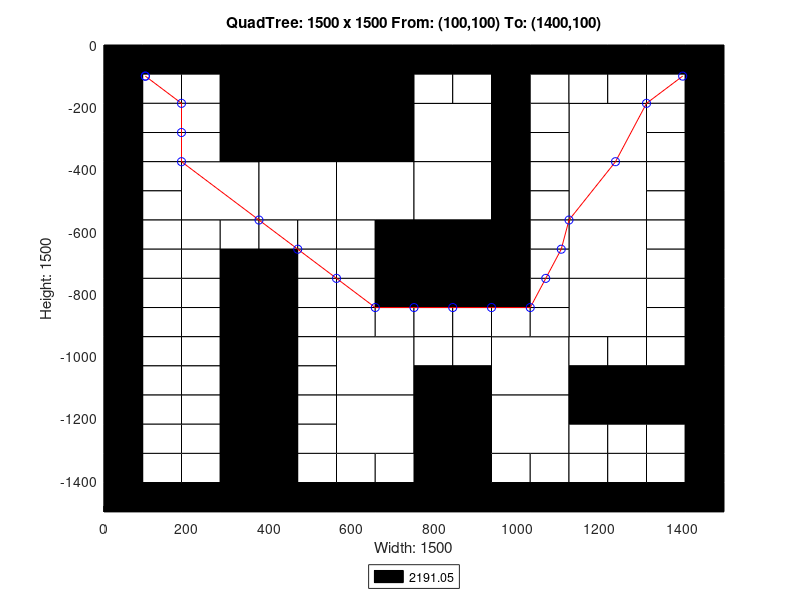

Source code (MATLAB):
axis([0 1500 -1500 0]);
title('QuadTree: 1500 x 1500 From: (100,100) To: (1400,100)');
xlabel('Width: 1500');
ylabel('Height: 1500');
rectangle('Position',[375 -375 375 375], 'FaceColor',[0 0 0]);
rectangle('Position',[187.5 -562.5 187.5 187.5], 'FaceColor',[1 1 1]);
rectangle('Position',[375 -562.5 187.5 187.5], 'FaceColor',[1 1 1]);
rectangle('Position',[562.5 -562.5 187.5 187.5], 'FaceColor',[1 1 1]);
rectangle('Position',[750 -375 187.5 187.5], 'FaceColor',[1 1 1]);
rectangle('Position',[1125 -375 187.5 187.5], 'FaceColor',[1 1 1]);
rectangle('Position',[750 -562.5 187.5 187.5], 'FaceColor',[1 1 1]);
rectangle('Position',[750 -750 187.5 187.5], 'FaceColor',[0 0 0]);
rectangle('Position',[1125 -562.5 187.5 187.5], 'FaceColor',[1 1 1]);
rectangle('Position',[1125 -750 187.5 187.5], 'FaceColor',[1 1 1]);
rectangle('Position',[562.5 -1125 187.5 187.5], 'FaceColor',[1 1 1]);
rectangle('Position',[562.5 -1312.5 187.5 187.5], 'FaceColor',[1 1 1]);
rectangle('Position',[937.5 -1125 187.5 187.5], 'FaceColor',[1 1 1]);
rectangle('Position',[1125 -937.5 187.5 187.5], 'FaceColor',[1 1 1]);
rectangle('Position',[750 -1312.5 187.5 187.5], 'FaceColor',[0 0 0]);
rectangle('Position',[937.5 -1312.5 187.5 187.5], 'FaceColor',[1 1 1]);
rectangle('Position',[750 -1500 187.5 187.5], 'FaceColor',[0 0 0]);
rectangle('Position',[0 -93.75 93.75 93.75], 'FaceColor',[0 0 0]);
rectangle('Position',[93.75 -93.75 93.75 93.75], 'FaceColor',[0 0 0]);
rectangle('Position',[0 -187.5 93.75 93.75], 'FaceColor',[0 0 0]);
rectangle('Position',[93.75 -187.5 93.75 93.75], 'FaceColor',[1 1 1]);
rectangle('Position',[187.5 -93.75 93.75 93.75], 'FaceColor',[0 0 0]);
rectangle('Position',[281.25 -93.75 93.75 93.75], 'FaceColor',[0 0 0]);
rectangle('Position',[187.5 -187.5 93.75 93.75], 'FaceColor',[1 1 1]);
rectangle('Position',[281.25 -187.5 93.75 93.75], 'FaceColor',[0 0 0]);
rectangle('Position',[0 -281.25 93.75 93.75], 'FaceColor',[0 0 0]);
rectangle('Position',[93.75 -281.25 93.75 93.75], 'FaceColor',[1 1 1]);
rectangle('Position',[0 -375 93.75 93.75], 'FaceColor',[0 0 0]);
rectangle('Position',[93.75 -375 93.75 93.75], 'FaceColor',[1 1 1]);
rectangle('Position',[187.5 -281.25 93.75 93.75], 'FaceColor',[1 1 1]);
rectangle('Position',[281.25 -281.25 93.75 93.75], 'FaceColor',[0 0 0]);
rectangle('Position',[187.5 -375 93.75 93.75], 'FaceColor',[1 1 1]);
rectangle('Position',[281.25 -375 93.75 93.75], 'FaceColor',[0 0 0]);
rectangle('Position',[0 -468.75 93.75 93.75], 'FaceColor',[0 0 0]);
rectangle('Position',[93.75 -468.75 93.75 93.75], 'FaceColor',[1 1 1]);
rectangle('Position',[0 -562.5 93.75 93.75], 'FaceColor',[0 0 0]);
rectangle('Position',[93.75 -562.5 93.75 93.75], 'FaceColor',[1 1 1]);
rectangle('Position',[0 -656.25 93.75 93.75], 'FaceColor',[0 0 0]);
rectangle('Position',[93.75 -656.25 93.75 93.75], 'FaceColor',[1 1 1]);
rectangle('Position',[0 -750 93.75 93.75], 'FaceColor',[0 0 0]);
rectangle('Position',[93.75 -750 93.75 93.75], 'FaceColor',[1 1 1]);
rectangle('Position',[187.5 -656.25 93.75 93.75], 'FaceColor',[1 1 1]);
rectangle('Position',[281.25 -656.25 93.75 93.75], 'FaceColor',[1 1 1]);
rectangle('Position',[187.5 -750 93.75 93.75], 'FaceColor',[1 1 1]);
rectangle('Position',[281.25 -750 93.75 93.75], 'FaceColor',[0 0 0]);
rectangle('Position',[375 -656.25 93.75 93.75], 'FaceColor',[1 1 1]);
rectangle('Position',[468.75 -656.25 93.75 93.75], 'FaceColor',[1 1 1]);
rectangle('Position',[375 -750 93.75 93.75], 'FaceColor',[0 0 0]);
rectangle('Position',[468.75 -750 93.75 93.75], 'FaceColor',[1 1 1]);
rectangle('Position',[562.5 -656.25 93.75 93.75], 'FaceColor',[1 1 1]);
rectangle('Position',[656.25 -656.25 93.75 93.75], 'FaceColor',[0 0 0]);
rectangle('Position',[562.5 -750 93.75 93.75], 'FaceColor',[1 1 1]);
rectangle('Position',[656.25 -750 93.75 93.75], 'FaceColor',[0 0 0]);
rectangle('Position',[750 -93.75 93.75 93.75], 'FaceColor',[0 0 0]);
rectangle('Position',[843.75 -93.75 93.75 93.75], 'FaceColor',[0 0 0]);
rectangle('Position',[750 -187.5 93.75 93.75], 'FaceColor',[1 1 1]);
rectangle('Position',[843.75 -187.5 93.75 93.75], 'FaceColor',[1 1 1]);
rectangle('Position',[937.5 -93.75 93.75 93.75], 'FaceColor',[0 0 0]);
rectangle('Position',[1031.25 -93.75 93.75 93.75], 'FaceColor',[0 0 0]);
rectangle('Position',[937.5 -187.5 93.75 93.75], 'FaceColor',[0 0 0]);
rectangle('Position',[1031.25 -187.5 93.75 93.75], 'FaceColor',[1 1 1]);
rectangle('Position',[937.5 -281.25 93.75 93.75], 'FaceColor',[0 0 0]);
rectangle('Position',[1031.25 -281.25 93.75 93.75], 'FaceColor',[1 1 1]);
rectangle('Position',[937.5 -375 93.75 93.75], 'FaceColor',[0 0 0]);
rectangle('Position',[1031.25 -375 93.75 93.75], 'FaceColor',[1 1 1]);
rectangle('Position',[1125 -93.75 93.75 93.75], 'FaceColor',[0 0 0]);
rectangle('Position',[1218.75 -93.75 93.75 93.75], 'FaceColor',[0 0 0]);
rectangle('Position',[1125 -187.5 93.75 93.75], 'FaceColor',[1 1 1]);
rectangle('Position',[1218.75 -187.5 93.75 93.75], 'FaceColor',[1 1 1]);
rectangle('Position',[1312.5 -93.75 93.75 93.75], 'FaceColor',[0 0 0]);
rectangle('Position',[1406.25 -93.75 93.75 93.75], 'FaceColor',[0 0 0]);
rectangle('Position',[1312.5 -187.5 93.75 93.75], 'FaceColor',[1 1 1]);
rectangle('Position',[1406.25 -187.5 93.75 93.75], 'FaceColor',[0 0 0]);
rectangle('Position',[1312.5 -281.25 93.75 93.75], 'FaceColor',[1 1 1]);
rectangle('Position',[1406.25 -281.25 93.75 93.75], 'FaceColor',[0 0 0]);
rectangle('Position',[1312.5 -375 93.75 93.75], 'FaceColor',[1 1 1]);
rectangle('Position',[1406.25 -375 93.75 93.75], 'FaceColor',[0 0 0]);
rectangle('Position',[937.5 -468.75 93.75 93.75], 'FaceColor',[0 0 0]);
rectangle('Position',[1031.25 -468.75 93.75 93.75], 'FaceColor',[1 1 1]);
rectangle('Position',[937.5 -562.5 93.75 93.75], 'FaceColor',[0 0 0]);
rectangle('Position',[1031.25 -562.5 93.75 93.75], 'FaceColor',[1 1 1]);
rectangle('Position',[937.5 -656.25 93.75 93.75], 'FaceColor',[0 0 0]);
rectangle('Position',[1031.25 -656.25 93.75 93.75], 'FaceColor',[1 1 1]);
rectangle('Position',[937.5 -750 93.75 93.75], 'FaceColor',[0 0 0]);
rectangle('Position',[1031.25 -750 93.75 93.75], 'FaceColor',[1 1 1]);
rectangle('Position',[1312.5 -468.75 93.75 93.75], 'FaceColor',[1 1 1]);
rectangle('Position',[1406.25 -468.75 93.75 93.75], 'FaceColor',[0 0 0]);
rectangle('Position',[1312.5 -562.5 93.75 93.75], 'FaceColor',[1 1 1]);
rectangle('Position',[1406.25 -562.5 93.75 93.75], 'FaceColor',[0 0 0]);
rectangle('Position',[1312.5 -656.25 93.75 93.75], 'FaceColor',[1 1 1]);
rectangle('Position',[1406.25 -656.25 93.75 93.75], 'FaceColor',[0 0 0]);
rectangle('Position',[1312.5 -750 93.75 93.75], 'FaceColor',[1 1 1]);
rectangle('Position',[1406.25 -750 93.75 93.75], 'FaceColor',[0 0 0]);
rectangle('Position',[0 -843.75 93.75 93.75], 'FaceColor',[0 0 0]);
rectangle('Position',[93.75 -843.75 93.75 93.75], 'FaceColor',[1 1 1]);
rectangle('Position',[0 -937.5 93.75 93.75], 'FaceColor',[0 0 0]);
rectangle('Position',[93.75 -937.5 93.75 93.75], 'FaceColor',[1 1 1]);
rectangle('Position',[187.5 -843.75 93.75 93.75], 'FaceColor',[1 1 1]);
rectangle('Position',[281.25 -843.75 93.75 93.75], 'FaceColor',[0 0 0]);
rectangle('Position',[187.5 -937.5 93.75 93.75], 'FaceColor',[1 1 1]);
rectangle('Position',[281.25 -937.5 93.75 93.75], 'FaceColor',[0 0 0]);
rectangle('Position',[0 -1031.25 93.75 93.75], 'FaceColor',[0 0 0]);
rectangle('Position',[93.75 -1031.25 93.75 93.75], 'FaceColor',[1 1 1]);
rectangle('Position',[0 -1125 93.75 93.75], 'FaceColor',[0 0 0]);
rectangle('Position',[93.75 -1125 93.75 93.75], 'FaceColor',[1 1 1]);
rectangle('Position',[187.5 -1031.25 93.75 93.75], 'FaceColor',[1 1 1]);
rectangle('Position',[281.25 -1031.25 93.75 93.75], 'FaceColor',[0 0 0]);
rectangle('Position',[187.5 -1125 93.75 93.75], 'FaceColor',[1 1 1]);
rectangle('Position',[281.25 -1125 93.75 93.75], 'FaceColor',[0 0 0]);
rectangle('Position',[375 -843.75 93.75 93.75], 'FaceColor',[0 0 0]);
rectangle('Position',[468.75 -843.75 93.75 93.75], 'FaceColor',[1 1 1]);
rectangle('Position',[375 -937.5 93.75 93.75], 'FaceColor',[0 0 0]);
rectangle('Position',[468.75 -937.5 93.75 93.75], 'FaceColor',[1 1 1]);
rectangle('Position',[562.5 -843.75 93.75 93.75], 'FaceColor',[1 1 1]);
rectangle('Position',[656.25 -843.75 93.75 93.75], 'FaceColor',[0 0 0]);
rectangle('Position',[562.5 -937.5 93.75 93.75], 'FaceColor',[1 1 1]);
rectangle('Position',[656.25 -937.5 93.75 93.75], 'FaceColor',[1 1 1]);
rectangle('Position',[375 -1031.25 93.75 93.75], 'FaceColor',[0 0 0]);
rectangle('Position',[468.75 -1031.25 93.75 93.75], 'FaceColor',[1 1 1]);
rectangle('Position',[375 -1125 93.75 93.75], 'FaceColor',[0 0 0]);
rectangle('Position',[468.75 -1125 93.75 93.75], 'FaceColor',[1 1 1]);
rectangle('Position',[0 -1218.75 93.75 93.75], 'FaceColor',[0 0 0]);
rectangle('Position',[93.75 -1218.75 93.75 93.75], 'FaceColor',[1 1 1]);
rectangle('Position',[0 -1312.5 93.75 93.75], 'FaceColor',[0 0 0]);
rectangle('Position',[93.75 -1312.5 93.75 93.75], 'FaceColor',[1 1 1]);
rectangle('Position',[187.5 -1218.75 93.75 93.75], 'FaceColor',[1 1 1]);
rectangle('Position',[281.25 -1218.75 93.75 93.75], 'FaceColor',[0 0 0]);
rectangle('Position',[187.5 -1312.5 93.75 93.75], 'FaceColor',[1 1 1]);
rectangle('Position',[281.25 -1312.5 93.75 93.75], 'FaceColor',[0 0 0]);
rectangle('Position',[0 -1406.25 93.75 93.75], 'FaceColor',[0 0 0]);
rectangle('Position',[93.75 -1406.25 93.75 93.75], 'FaceColor',[1 1 1]);
rectangle('Position',[0 -1500 93.75 93.75], 'FaceColor',[0 0 0]);
rectangle('Position',[93.75 -1500 93.75 93.75], 'FaceColor',[0 0 0]);
rectangle('Position',[187.5 -1406.25 93.75 93.75], 'FaceColor',[1 1 1]);
rectangle('Position',[281.25 -1406.25 93.75 93.75], 'FaceColor',[0 0 0]);
rectangle('Position',[187.5 -1500 93.75 93.75], 'FaceColor',[0 0 0]);
rectangle('Position',[281.25 -1500 93.75 93.75], 'FaceColor',[0 0 0]);
rectangle('Position',[375 -1218.75 93.75 93.75], 'FaceColor',[0 0 0]);
rectangle('Position',[468.75 -1218.75 93.75 93.75], 'FaceColor',[1 1 1]);
rectangle('Position',[375 -1312.5 93.75 93.75], 'FaceColor',[0 0 0]);
rectangle('Position',[468.75 -1312.5 93.75 93.75], 'FaceColor',[1 1 1]);
rectangle('Position',[375 -1406.25 93.75 93.75], 'FaceColor',[0 0 0]);
rectangle('Position',[468.75 -1406.25 93.75 93.75], 'FaceColor',[1 1 1]);
rectangle('Position',[375 -1500 93.75 93.75], 'FaceColor',[0 0 0]);
rectangle('Position',[468.75 -1500 93.75 93.75], 'FaceColor',[0 0 0]);
rectangle('Position',[562.5 -1406.25 93.75 93.75], 'FaceColor',[1 1 1]);
rectangle('Position',[656.25 -1406.25 93.75 93.75], 'FaceColor',[1 1 1]);
rectangle('Position',[562.5 -1500 93.75 93.75], 'FaceColor',[0 0 0]);
rectangle('Position',[656.25 -1500 93.75 93.75], 'FaceColor',[0 0 0]);
rectangle('Position',[750 -843.75 93.75 93.75], 'FaceColor',[0 0 0]);
rectangle('Position',[843.75 -843.75 93.75 93.75], 'FaceColor',[0 0 0]);
rectangle('Position',[750 -937.5 93.75 93.75], 'FaceColor',[1 1 1]);
rectangle('Position',[843.75 -937.5 93.75 93.75], 'FaceColor',[1 1 1]);
rectangle('Position',[937.5 -843.75 93.75 93.75], 'FaceColor',[0 0 0]);
rectangle('Position',[1031.25 -843.75 93.75 93.75], 'FaceColor',[1 1 1]);
rectangle('Position',[937.5 -937.5 93.75 93.75], 'FaceColor',[1 1 1]);
rectangle('Position',[1031.25 -937.5 93.75 93.75], 'FaceColor',[1 1 1]);
rectangle('Position',[750 -1031.25 93.75 93.75], 'FaceColor',[1 1 1]);
rectangle('Position',[843.75 -1031.25 93.75 93.75], 'FaceColor',[1 1 1]);
rectangle('Position',[750 -1125 93.75 93.75], 'FaceColor',[0 0 0]);
rectangle('Position',[843.75 -1125 93.75 93.75], 'FaceColor',[0 0 0]);
rectangle('Position',[1312.5 -843.75 93.75 93.75], 'FaceColor',[1 1 1]);
rectangle('Position',[1406.25 -843.75 93.75 93.75], 'FaceColor',[0 0 0]);
rectangle('Position',[1312.5 -937.5 93.75 93.75], 'FaceColor',[1 1 1]);
rectangle('Position',[1406.25 -937.5 93.75 93.75], 'FaceColor',[0 0 0]);
rectangle('Position',[1125 -1031.25 93.75 93.75], 'FaceColor',[1 1 1]);
rectangle('Position',[1218.75 -1031.25 93.75 93.75], 'FaceColor',[1 1 1]);
rectangle('Position',[1125 -1125 93.75 93.75], 'FaceColor',[0 0 0]);
rectangle('Position',[1218.75 -1125 93.75 93.75], 'FaceColor',[0 0 0]);
rectangle('Position',[1312.5 -1031.25 93.75 93.75], 'FaceColor',[1 1 1]);
rectangle('Position',[1406.25 -1031.25 93.75 93.75], 'FaceColor',[0 0 0]);
rectangle('Position',[1312.5 -1125 93.75 93.75], 'FaceColor',[0 0 0]);
rectangle('Position',[1406.25 -1125 93.75 93.75], 'FaceColor',[0 0 0]);
rectangle('Position',[937.5 -1406.25 93.75 93.75], 'FaceColor',[1 1 1]);
rectangle('Position',[1031.25 -1406.25 93.75 93.75], 'FaceColor',[1 1 1]);
rectangle('Position',[937.5 -1500 93.75 93.75], 'FaceColor',[0 0 0]);
rectangle('Position',[1031.25 -1500 93.75 93.75], 'FaceColor',[0 0 0]);
rectangle('Position',[1125 -1218.75 93.75 93.75], 'FaceColor',[0 0 0]);
rectangle('Position',[1218.75 -1218.75 93.75 93.75], 'FaceColor',[0 0 0]);
rectangle('Position',[1125 -1312.5 93.75 93.75], 'FaceColor',[1 1 1]);
rectangle('Position',[1218.75 -1312.5 93.75 93.75], 'FaceColor',[1 1 1]);
rectangle('Position',[1312.5 -1218.75 93.75 93.75], 'FaceColor',[0 0 0]);
rectangle('Position',[1406.25 -1218.75 93.75 93.75], 'FaceColor',[0 0 0]);
rectangle('Position',[1312.5 -1312.5 93.75 93.75], 'FaceColor',[1 1 1]);
rectangle('Position',[1406.25 -1312.5 93.75 93.75], 'FaceColor',[0 0 0]);
rectangle('Position',[1125 -1406.25 93.75 93.75], 'FaceColor',[1 1 1]);
rectangle('Position',[1218.75 -1406.25 93.75 93.75], 'FaceColor',[1 1 1]);
rectangle('Position',[1125 -1500 93.75 93.75], 'FaceColor',[0 0 0]);
rectangle('Position',[1218.75 -1500 93.75 93.75], 'FaceColor',[0 0 0]);
rectangle('Position',[1312.5 -1406.25 93.75 93.75], 'FaceColor',[1 1 1]);
rectangle('Position',[1406.25 -1406.25 93.75 93.75], 'FaceColor',[0 0 0]);
rectangle('Position',[1312.5 -1500 93.75 93.75], 'FaceColor',[0 0 0]);
rectangle('Position',[1406.25 -1500 93.75 93.75], 'FaceColor',[0 0 0]);
X=[1400,1312.5,1237.5,1125,1106.25,1068.75,1031.25,937.5,843.75,750,656.25,562.5,468.75,375,187.5,187.5,187.5,100,100];
Y=[-100,-187.5,-375,-562.5,-656.25,-750,-843.75,-843.75,-843.75,-843.75,-843.75,-750,-656.25,-562.5,-375,-281.25,-187.5,-100,-100];
hold on;
plot(X,Y,'r');
plot(X,Y,'bo');
legend('2191.05','Location','southoutside');
